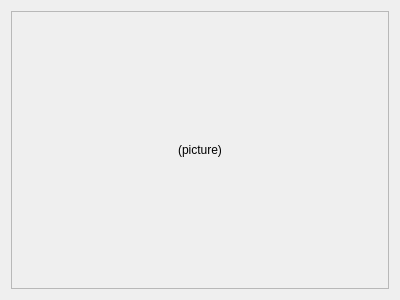
<?xml version="1.0" encoding="UTF-8"?>
<ui version="4.0">
 <class>KreuzstichGUI::Editor</class>
 <widget class="QWidget" name="KreuzstichGUI::Editor">
  <property name="geometry">
   <rect>
    <x>0</x>
    <y>0</y>
    <width>400</width>
    <height>300</height>
   </rect>
  </property>
  <property name="windowTitle">
   <string>Kreuzstich</string>
  </property>
  <property name="windowIcon">
   <iconset resource="../resources/resources.qrc">
    <normaloff>:/icons/thimble.png</normaloff>:/icons/thimble.png</iconset>
  </property>
  <layout class="QVBoxLayout" name="verticalLayout">
   <item>
    <widget class="QScrollArea" name="scrollArea">
     <property name="widgetResizable">
      <bool>true</bool>
     </property>
     <widget class="QWidget" name="scrollAreaWidgetContents">
      <property name="geometry">
       <rect>
        <x>0</x>
        <y>0</y>
        <width>380</width>
        <height>280</height>
       </rect>
      </property>
      <layout class="QVBoxLayout" name="verticalLayout_2">
       <item>
        <widget class="KreuzstichGUI::PictureLabel" name="picture_lbl">
         <property name="text">
          <string>(picture)</string>
         </property>
         <property name="alignment">
          <set>Qt::AlignCenter</set>
         </property>
        </widget>
       </item>
      </layout>
     </widget>
    </widget>
   </item>
  </layout>
 </widget>
 <customwidgets>
  <customwidget>
   <class>KreuzstichGUI::PictureLabel</class>
   <extends>QLabel</extends>
   <header>widgets/PictureLabel.h</header>
   <slots>
    <signal>showMessage(QString)</signal>
   </slots>
  </customwidget>
 </customwidgets>
 <resources>
  <include location="resources.qrc"/>
 </resources>
 <connections>
  <connection>
   <sender>picture_lbl</sender>
   <signal>showMessage(QString)</signal>
   <receiver>KreuzstichGUI::Editor</receiver>
   <slot>forwardMessage(QString)</slot>
   <hints>
    <hint type="sourcelabel">
     <x>199</x>
     <y>149</y>
    </hint>
    <hint type="destinationlabel">
     <x>199</x>
     <y>149</y>
    </hint>
   </hints>
  </connection>
 </connections>
 <slots>
  <slot>forwardMessage(QString)</slot>
 </slots>
</ui>
